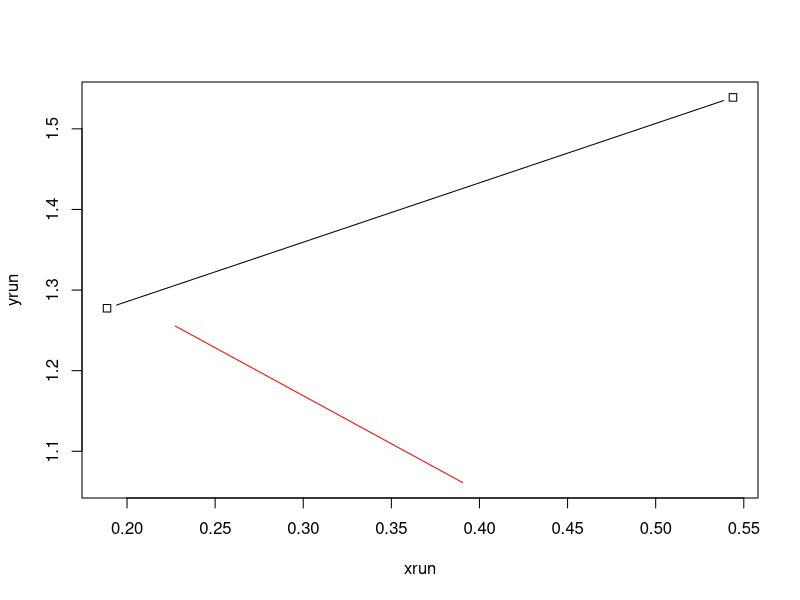

Reproduce this figure in R.
rm(list = ls(all = TRUE))

# creating the runner's trajectory
t = 0.4
T = 0.4
tvec = seq(from = 0, to = T, by = t)

# xrun = seq(from = 1, to = xmax[1], by = 0.001)
# # yrun = 5*log(xrun) 
# yrun = abs(rnorm(n = length(xrun), mean = 0, sd = 2) + xrun*xrun/500 + xrun/20 + 1)
# xrun = xrun[seq(from = 1, to = length(xrun), length.out = T/t + 1)]
# yrun = yrun[seq(from = 1, to = length(yrun), length.out = T/t + 1)]

# setting the parameters for the pursuit model
speedchaser <- function(t)
{
  sval = 2 # + rnorm(n = length(t))
  return(sval)
}

f1 <- function(x, y, xr, yr, t)
{
  numerator = speedchaser(t) * (xr - x)
  denominator = sqrt((xr - x)^2 + (yr - y)^2)
  return(numerator/denominator)
}

f2 <- function(x, y, xr, yr, t)
{
  numerator = speedchaser(t) * (yr - y)
  denominator = sqrt((xr - x)^2 + (yr - y)^2)
  return(numerator/denominator)
}

g1 <- function(x, y, t)
{
  nu1 = 0.5
  return(nu1)
}

g2 <- function(x, y, t)
{
  nu2 = 0.5
  return(nu2)
}

# simulating the pursuit model
h = 0.0001

nsteps = ceiling(T/h)   # 250000
nsaves = ceiling(T/t)   # 25
hilt = ceiling(t/h)		# 1000
stopifnot((nsteps == (nsaves*hilt)))

h12 = sqrt(h)

xrun <- vector(length = nsaves + 1)
yrun <- vector(length = nsaves + 1)
xchase <- vector(length = nsaves + 1)
ychase <- vector(length = nsaves + 1)

xrun[1] = abs(rnorm(n = 1, mean = 0, sd = 1)) 
yrun[1] = exp(xrun[1])
# yrun[1] = abs(rnorm(n = 1, mean = 0, sd = 1)) 
xchase[1] = abs(rnorm(n = 1, mean = xrun[1], sd = 0.5)) 
ychase[1] = abs(rnorm(n = 1, mean = yrun[1], sd = 0.5))

for (i in c(1:nsaves))
{
    # print loop counter
    print(i)
    flush.console()

    xc = xchase[i]
    yc = ychase[i]
    t = tvec[i]
    xr = xrun[i]
    yr = yrun[i]
    
    xrun[i+1] = abs(xrun[i] + rnorm(n = 1, mean = 0, sd = 0.25))
    yrun[i+1] = abs(yrun[i] + rnorm(n = 1, mean = 0, sd = 0.25))

    for (j in c(1:hilt))
    {
        xc = abs(xc + (f1(xc, yc, xr, yr, t))*(h) + (h12)*(g1(xc, yc, t))*(rnorm(n = 1)))     
        yc = abs(yc + (f2(xc, yc, xr, yr, t))*(h) + (h12)*(g2(xc, yc, t))*(rnorm(n = 1)))
    }

    xchase[i+1] = xc
    ychase[i+1] = yc
}

xaxis = c(min(xchase, xrun), max(xchase, xrun))
yaxis = c(min(ychase, yrun), max(ychase, yrun))

plot(xrun, yrun, xaxis, yaxis, type = "l", col = "red")
runner = list(tvec, xrun, yrun)

lines(xchase, ychase, xaxis, yaxis, type = "b", col = "black")
chaser = list(tvec, xchase, ychase)

save(runner, chaser, file = 'fakedata5.RData')
